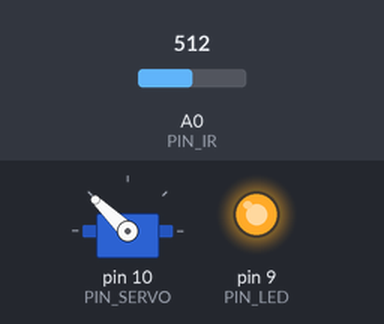
Simulated run of this sketch. Board: Arduino Uno, built with avr-gcc and run on an emulated ATmega328P. Parts: servo, output pins drawn as LEDs (lit = HIGH). The inputs (shaded band) are chosen by the test bench; at power-on: A0 (PIN_IR) = 512. What the sketch prints to the serial monitor is not drawn.

Above: at 1.2 s.
1.3 s: A0 (PIN_IR) set to 280
At 2.3 s:
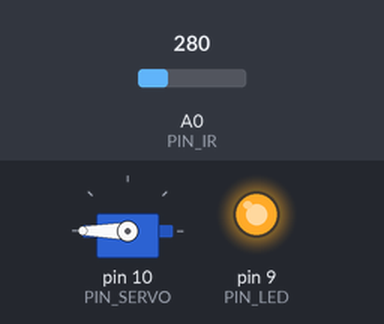
3.1 s: A0 (PIN_IR) set to 251
At 4.72 s:
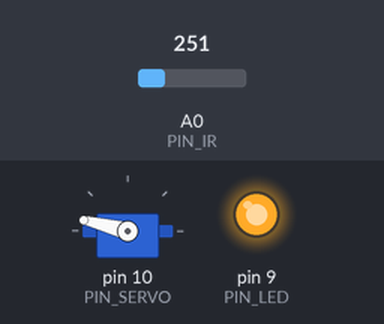
At 5.34 s:
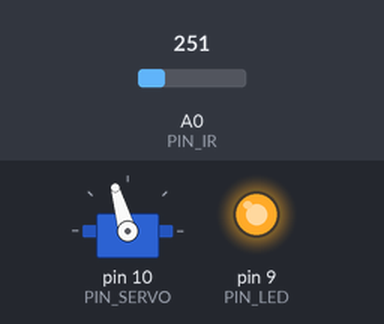
6.1 s: A0 (PIN_IR) set to 10
7.9 s: A0 (PIN_IR) set to 7
Timing chart, 0 to 43.4 s (numbered marks = the images above; inputs shaded):
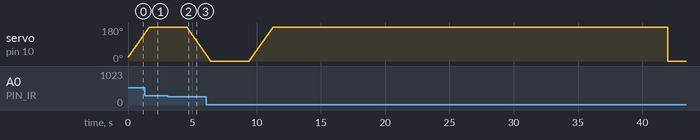

Measured:
- the behaviour switches between 267 and 266 on A0 (PIN_IR) (found by bisection; images 1 and 2)
- after the input at 3.1 s, servo on pin 10 (PIN_SERVO): moves from 180° to 33° over 1.5 s, starting after 1.5 s

The sketch:

21_bbc_20203042.ino
```cpp
#include <Servo.h>
// Arduino pin assignment
#define PIN_IR A0
#define PIN_LED 9
#define PIN_SERVO 10

#define _DUTY_MIN 670 // servo full clockwise position (0 degree)
#define _DUTY_NEU 1670 // servo neutral position (90 degree)
#define _DUTY_MAX 2670 // servo full counterclockwise position (180 degree)

#define _POS_START (_DUTY_MIN + 100)
#define _POS_END (_DUTY_MAX - 100)

#define _SERVO_SPEED 100

// servo speed limit (unit: degree/second)
#define INTERVAL 20  // servo update interval
#define _DIST_ALPHA 0.99

unsigned long last_sampling_time; // unit: ms
float duty_chg_per_interval; // maximum duty difference per interval
int toggle_interval, toggle_interval_cnt;
float pause_time; // unit: sec
Servo myservo;
float duty_target, duty_curr;
bool isup = true;
int a, b; // unit: mm

void setup() {
// initialize GPIO pins
  pinMode(PIN_LED,OUTPUT);
  digitalWrite(PIN_LED, 1);
  myservo.attach(PIN_SERVO);

  Serial.begin(115200);

  duty_target = duty_curr = _POS_START;
  myservo.writeMicroseconds(duty_curr);

  duty_chg_per_interval = (float)(_DUTY_MAX - _DUTY_MIN) * (_SERVO_SPEED / 180.0) * (float)(INTERVAL / 1000.0);

  pause_time = 1;
  toggle_interval = (180.0 / _SERVO_SPEED + pause_time) * 1000 / INTERVAL;
  toggle_interval_cnt = toggle_interval;

  last_sampling_time = 0;
  a = 96;
  b = 342;
}

float ir_distance(void){ // return value unit: mm
  float val;
  float volt = float(analogRead(PIN_IR));
  val = ((6762.0/(volt-9.0))-4.0) * 10.0;
  return val;
}

void loop() {
  float raw_dist = ir_distance();
  float ema_dist = (_DIST_ALPHA * raw_dist) + (1 - _DIST_ALPHA) * raw_dist;
  float dist_cali = 100 + 300.0 / (b - a) * (ema_dist - a);
  Serial.print("min:0,max:500,dist:");
  Serial.print(raw_dist);
  Serial.print(",dist_cali:");
  Serial.println(dist_cali);

  if(!isup) {
    duty_curr += duty_chg_per_interval;
  }
  else{
    duty_curr -= duty_chg_per_interval;
  }

  if(dist_cali < 255){
    isup = false;
  }
  else if(dist_cali > 255){
    isup = true;
  }

  Serial.println(duty_curr);
  Serial.println(isup);
  myservo.writeMicroseconds(duty_curr);
  last_sampling_time += INTERVAL;

  delay(20);
}
```
